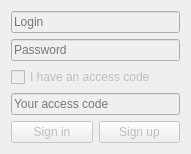
<?xml version="1.0" encoding="UTF-8"?>
<ui version="4.0">
 <class>AuthorizationForm</class>
 <widget class="QWidget" name="AuthorizationForm">
  <property name="enabled">
   <bool>false</bool>
  </property>
  <property name="geometry">
   <rect>
    <x>0</x>
    <y>0</y>
    <width>191</width>
    <height>144</height>
   </rect>
  </property>
  <property name="windowTitle">
   <string>AuthorizationForm</string>
  </property>
  <layout class="QVBoxLayout" name="verticalLayout">
   <item>
    <widget class="QLineEdit" name="loginEdit">
     <property name="text">
      <string/>
     </property>
     <property name="placeholderText">
      <string>Login</string>
     </property>
    </widget>
   </item>
   <item>
    <widget class="QLineEdit" name="passwordEdit">
     <property name="echoMode">
      <enum>QLineEdit::Password</enum>
     </property>
     <property name="placeholderText">
      <string>Password</string>
     </property>
    </widget>
   </item>
   <item>
    <widget class="QCheckBox" name="haveAccessCode">
     <property name="text">
      <string>I have an access code</string>
     </property>
    </widget>
   </item>
   <item>
    <widget class="QLineEdit" name="accessCodeEdit">
     <property name="placeholderText">
      <string>Your access code</string>
     </property>
    </widget>
   </item>
   <item>
    <layout class="QHBoxLayout" name="horizontalLayout">
     <item>
      <widget class="QPushButton" name="signInBtn">
       <property name="cursor">
        <cursorShape>PointingHandCursor</cursorShape>
       </property>
       <property name="text">
        <string>Sign in</string>
       </property>
      </widget>
     </item>
     <item>
      <widget class="QPushButton" name="signUpBtn">
       <property name="cursor">
        <cursorShape>PointingHandCursor</cursorShape>
       </property>
       <property name="text">
        <string>Sign up</string>
       </property>
      </widget>
     </item>
    </layout>
   </item>
  </layout>
 </widget>
 <resources/>
 <connections/>
</ui>
